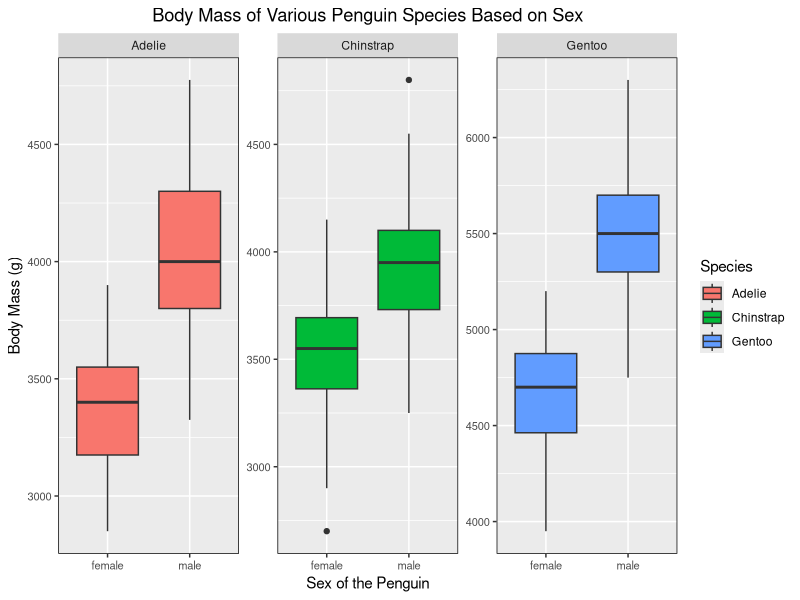

Write the R code that produced this figure.
## ---- chunk 1
knitr::opts_chunk$set(echo = TRUE, fig.path = '../Output/', message = FALSE, warning = FALSE)
## ---- chunk 2
library(tidyverse)
library(here)
library(palmerpenguins)
library(kableExtra)
library(ggplot2)
## ---- chunk 3
glimpse(penguins)
## ---- chunk 4
penguinplot <- penguins %>% 
  drop_na()

penguinplot %>% 
  group_by(Species = species, Island = island, Sex = sex) %>% # changes order and changes title of columns
  summarise(AvgLength = mean(bill_length_mm, na.rm = TRUE), 
         AvgDepth = mean(bill_depth_mm, na.rm = TRUE),
         AvgBodyMass = mean(body_mass_g, na.rm = TRUE)) %>% # finds averages and creates new columns
  mutate_if(is.numeric,round, digits = 2) %>% # rounds number to 2 decimal places
  kbl() %>% # makes the chart
  kable_classic() %>% # changes theme
  pack_rows("Adelie",1,6) %>% 
  pack_rows("Chinstrap",7,8) %>% 
  pack_rows("Gentoo",9,10) #adds sub rows to divide each species
## ---- chunk 5
penguinplot %>% 
  ggplot(mapping = aes(x = sex,
                        y = body_mass_g)) + # x axis plots sex and y axis plots body mass
  geom_boxplot(aes(fill = species)) + # creates a box plot
  facet_wrap(~species, scales = "free")+ # creates a new graph for each species
  labs(title = "Body Mass of Various Penguin Species Based on Sex",
       x = "Sex of the Penguin",
       y = "Body Mass (g)", # changes name of title, and axis
       fill = "Species") + # adds color into the box
  theme(plot.title = element_text(hjust = 0.5), # centers plot title
            axis.text = element_text(size = 8), # changes size of text on axis
            panel.border = element_rect(fill = NA, color = "black"))
